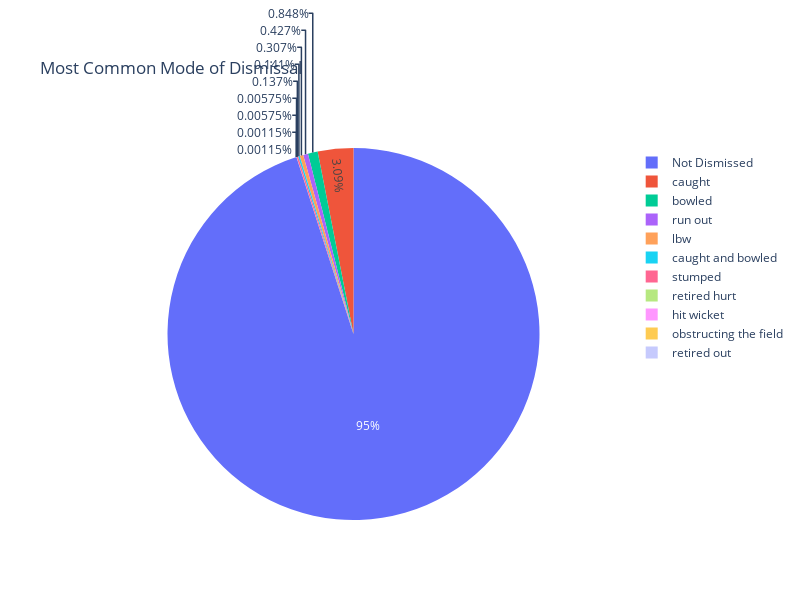

This figure's notebook cell:
### Code cell
# Most Common Mode of Dismissal 
most_common_dismissal = df['dismissal_kind'].value_counts()
fig = px.pie(most_common_dismissal, values=most_common_dismissal.values, names=most_common_dismissal.index, title="Most Common Mode of Dismissal", width=800, height=600)
fig.show()

### Figure 1 — Plotly figure (JSON) as saved in the notebook; plotly's stock layout.template omitted (floating-point values rounded to 4 significant figures)
{"data": [{"domain": {"x": [0, 1], "y": [0, 1]}, "hovertemplate": "dismissal_kind=%{label}<br>value=%{value}<extra></extra>", "labels": ["Not Dismissed", "caught", "bowled", "run out", "lbw", "caught and bowled", "stumped", "retired hurt", "hit wicket", "obstructing the field", "retired out"], "legendgroup": "", "name": "", "showlegend": true, "type": "pie", "values": [247970, 8063, 2212, 1114, 800, 367, 358, 15, 15, 3, 3]}], "layout": {"height": 600, "legend": {"tracegroupgap": 0}, "title": {"text": "Most Common Mode of Dismissal"}, "width": 800}}
